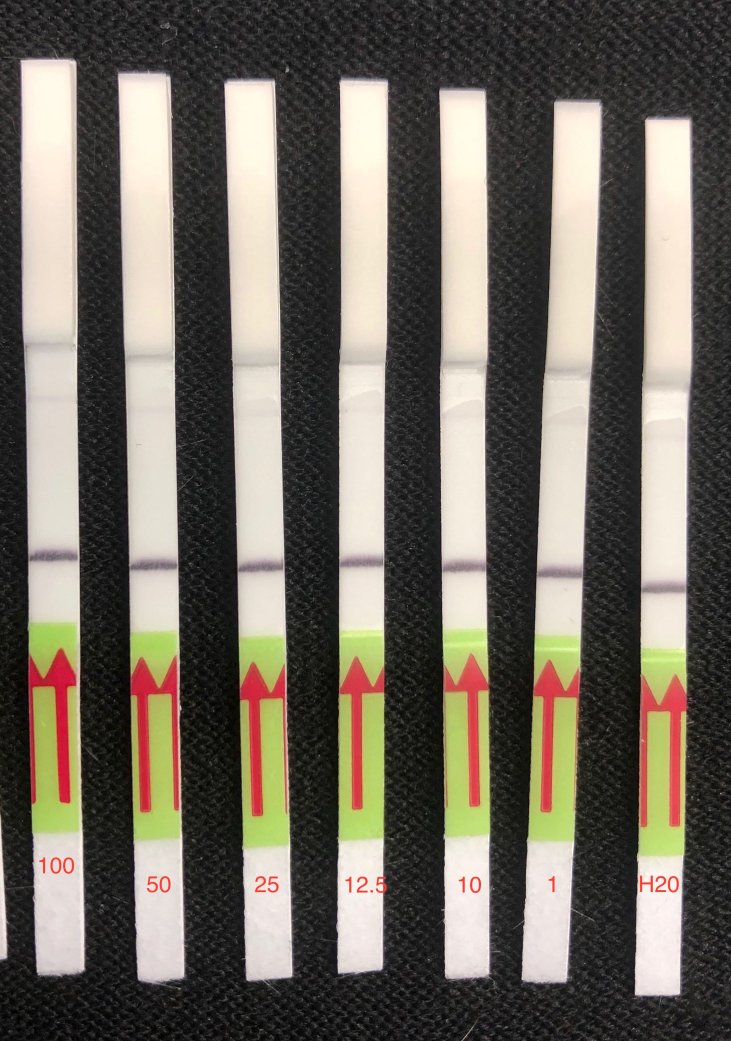
#> input picture notebooks/images/N2_LOD_for_app_2_June202019.JPG, 2193 x 3123 px (shown at 1/3 size)
$ jupyter execute --allow-errors 'Strip Detection and Comparison v8.ipynb'
#> lines starting #> are read from the running program, lines starting #| are printed output that depends on the picture; after the words box and inside, x2 and y2 are one past the last pixel; in counts of white or black regions, pixels touching at a corner belong together
[cell 1]
from __future__ import division
import statistics
import cv2
import imutils
import math
import numpy as np
from matplotlib import pyplot as plt

## Strip Detection & Comparison

This script takes a raw picture of the strips, detects the sensible regions of the strips, and compares all the strips with the right-most which is asummed to be the water control.

LOD tests

[cell 2]
image_files = ['N-II_lod_june20.jpg',
               'NG_LOD.jpg',
               'N2-LOD-Composite-black_background.jpg',
               'N2_LOD_for_app_1_June202019.JPG',
               'N2_LOD_for_app_2_June202019.JPG']
filename = 'images/' + image_files[4]
image = cv2.imread(filename)
#> image is the input picture: shape (3123, 2193, 3); mean B, G, R 94.9, 105, 111.1
image = cv2.GaussianBlur(image, (5,5), 0)

fig, ax = plt.subplots(figsize=(10, 10))
plt.imshow(cv2.cvtColor(image, cv2.COLOR_BGR2RGB))

[cell 3]
# Parameters

# TODO: All of these should normalized as a function of the image resolution and expected size
#  of the strips

# w = image.shape[0]
# h = image.shape[1]

# The maximum and minimum allowed ratios of the sides of the green box
maxGreenBoxRatio = 140.0/528
minGreenBoxRatio = 102.0/578

# The maximum allowed ratio of the sides of the final deteted strip
maxStripBoxRatio = 70/480

# The maximum and minimum allowed ratios of the sides of the box defined by the red arrows
maxRedBoxRatio = 42.0/91
minRedBoxRatio = 14.0/104

# The maximum and minimum allowed ratios of the areas of green boxes and red arrow-bounding boxes
maxRedGreenBoxRatio = 3500.0/4000
minRedGreenBoxRatio = 2000.0/4500
# minRedGreenIntersection = 1000.0/4500

# White box strip ratio
# whiteBoxStripRatio = 160/1700.0

# The Y value above which the top of the strip should be
# maxTopY = int(w * 0.2)

# Minimum intensity for binary thresholding of the top portion of the strips
minStripThreshold = 190

# Sensitive area of the strip
stripWidth = 200
stripHeight = 2000
stripHoldY = 900
# maxPeakAlign = 50

# Percentage of the margins to be removed
marginFraction = 0.2

# # Times the standard deviation of the mean intensity to detect a peak in first pass
# peakSTDScale = 4

# # If true, the threshold for detection is not calculated per sample, we just the detectionTreshold value
# useLowConcentrationTreshold = True

# # Times the standard deviation of the mean intensity to detect a peak in the final normalized data
# peakSTDScaleNorm = 20

# # Detection threshold derived from the low concentration samples
# detectionTreshold = 25

# # The LOD threshold obtained from direct application of Armbuster and Pry
# LODThreshold = 182

# LOD Standard deviation obtained from low concentration samples
LODStandardDeviation = 25
ThresholdFactor = 0.5

# # Default peak position to use when the control does not have a positive band
# defPeakPosition = 360

# # Maximum position for the peak of the control's positive band
# maxControlPeakPos = 390

# Red is at the beginning/end of the hue range, so it covers the [0-15] and the [170, 180]
# (hue in OpenCV varies  between 0 and 180 degrees)
lower_red1 = np.array([0, 50, 50])
upper_red1 = np.array([13, 255, 255])
lower_red2 = np.array([170, 50, 50])
upper_red2 = np.array([180, 255, 255])

# Green is between 20 and 90 (these ranges can be adjusted)
lower_green = np.array([20, 50, 50])
upper_green = np.array([83, 255, 255])

# We can also use a large color range to encapsulate both red and green:
lower_redgreen1 = np.array([0, 50, 50])
upper_redgreen1 = np.array([83, 255, 255])
lower_redgreen2 = np.array([170, 50, 50])
upper_redgreen2 = np.array([180, 255, 255])

[cell 4]
# Some utilities

def makeOrderedBox(rect):
    """
    Return a 4-element tuple representing the corners of a box:
        idx 0 = top left corner
        idx 1 = top right corner
        idx 2 = bottom right corner
        idx 3 = botton left corner
    """
    box0 = cv2.boxPoints(rect)
    box0 = np.int0(box0)

    xval = [pt[0] for pt in box0]
    yval = [pt[1] for pt in box0]

    x0 = np.mean(xval)
    y0 = np.mean(yval)

    angles = []
    for i in range(0, len(box0)):
        xi = box0[i][0]
        yi = box0[i][1]
        x = xi - x0
        y = yi - y0
        a = np.arctan2(y, x)
        val = [a, i]
        angles += [val]

    angles.sort(key=lambda val: val[0], reverse=False)
    box = np.array([box0[val[1]] for val in angles])

    return box

def boxMinX(box):
    return min([pt[0] for pt in box])

def boxMaxX(box):
    return max([pt[0] for pt in box])

def boxMinY(box):
    return min([pt[1] for pt in box])

def boxMaxY(box):
    return max([pt[1] for pt in box])

def boxArea(box):
    x0 = np.mean([pt[0] for pt in box])
    y0 = np.mean([pt[1] for pt in box])
    p0 = np.array([x0, y0])

    area = 0
    n = len(box)
    for i in range(0, n):
        p1 = box[i]
        if i < n - 1:
            p2 = box[i + 1]
        else:
            p2 = box[0]

        # Heron's Formula
        a = np.linalg.norm(p1-p0)
        b = np.linalg.norm(p2-p0)
        c = np.linalg.norm(p1-p2)
        s = (a + b + c) / 2
        triarea = np.sqrt(s * (s - a) * (s - b) * (s - c))

        area += triarea

    return area

def rectArea(rect):
    return rect[1][0]*rect[1][1]

# [36 lines left out: functions pointDistance, boxesIntersection, applyClahetoRGB, not called in this run]

[cell 5]
# Processing Step 1: detecting the colored area in the strips
image = cv2.imread(filename)
image = cv2.GaussianBlur(image, (5,5), 0)
# [8 lines of commented-out code are left out]
hsv = cv2.cvtColor(image, cv2.COLOR_BGR2HSV)
#> hsv: shape (3123, 2193, 3); mean H, S, V 35.4, 31.2, 112.5

# These strips have red arrows on a green background, so we define two masks, one for red and the other for green

red_mask1 = cv2.inRange(hsv, lower_red1, upper_red1)
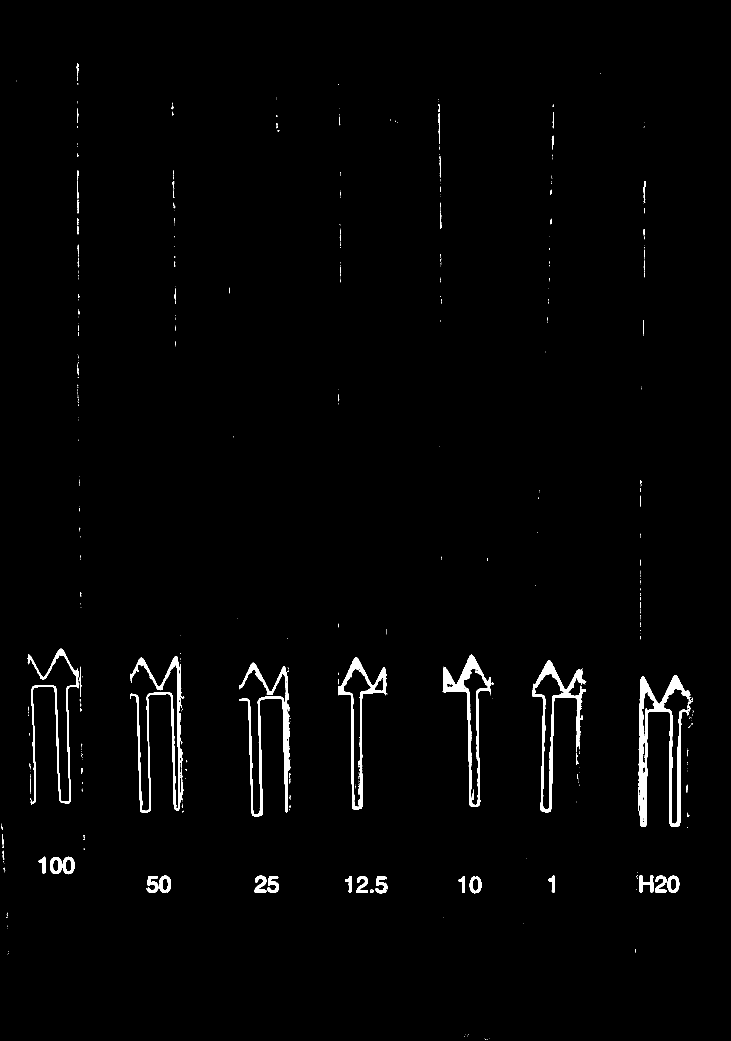
#> red_mask1: shape (3123, 2193) (shown at 1/3 size); 1.4% white; 565 white regions (477 under 20 px), largest, box (x1, y1, x2, y2) and area: (1914, 2026, 2076, 2481) 18404, (717, 1988, 873, 2449) 11806, (390, 1968, 549, 2438) 11561
red_mask2 = cv2.inRange(hsv, lower_red2, upper_red2)
#> red_mask2: shape (3123, 2193); 1.5% white; 184 white regions (166 under 20 px), largest, box (x1, y1, x2, y2) and area: (83, 1962, 230, 2406) 21965, (389, 1994, 536, 2433) 19483, (717, 2010, 858, 2443) 14471

kernel = np.ones((2,2),np.uint8)
red_mask = red_mask1 + red_mask2
#> red_mask: shape (3123, 2193); 2.9% white; 567 white regions (482 under 20 px), largest, box (x1, y1, x2, y2) and area: (389, 1968, 549, 2438) 31048, (1914, 2026, 2076, 2481) 30260, (83, 1946, 237, 2415) 29285
green_mask = cv2.inRange(hsv, lower_green, upper_green)
#> green_mask: shape (3123, 2193); 6.5% white; 278 white regions (229 under 20 px), largest, box (x1, y1, x2, y2) and area: (1011, 2080, 1167, 2524) 50851, (1328, 2074, 1484, 2513) 50168, (1580, 2091, 1738, 2526) 46803
redgreen_mask1 = cv2.inRange(hsv, lower_redgreen1, upper_redgreen1)
#> redgreen_mask1: shape (3123, 2193); 8.4% white; 546 white regions (431 under 20 px), largest, box (x1, y1, x2, y2) and area: (1325, 1883, 1486, 2513) 80716, (1580, 1897, 1766, 2526) 80057, (1910, 1806, 2085, 2571) 79998
redgreen_mask2 = cv2.inRange(hsv, lower_redgreen2, upper_redgreen2)
mask = redgreen_mask1 + redgreen_mask2
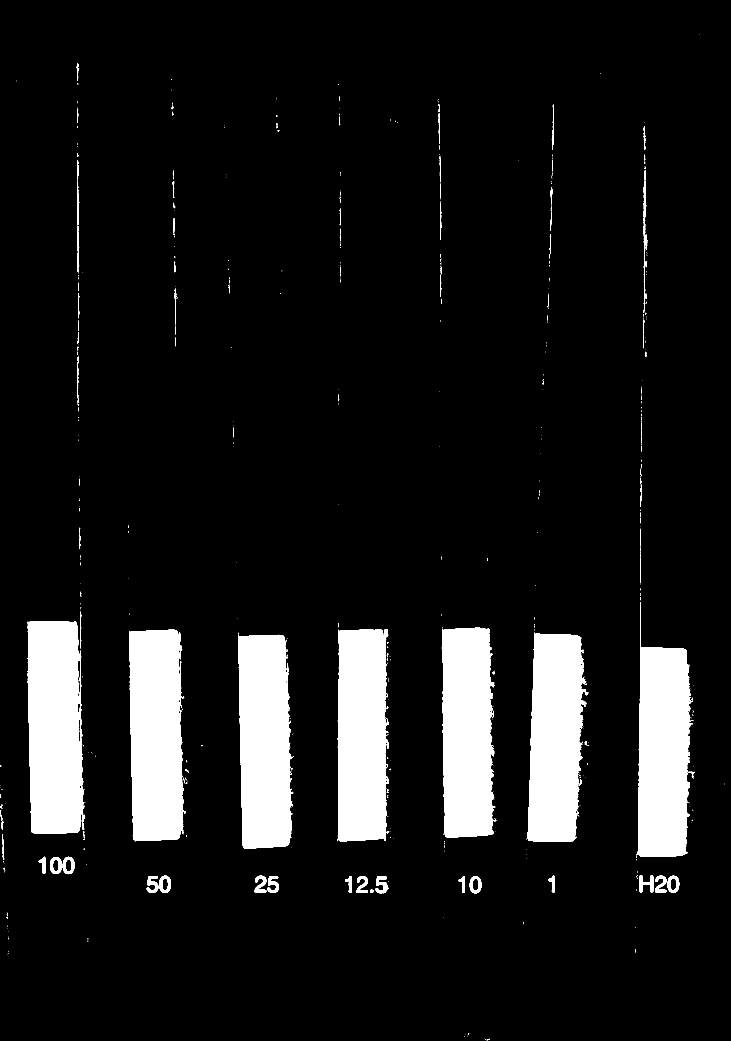
#> mask: shape (3123, 2193) (shown at 1/3 size); 9.8% white; 548 white regions (436 under 20 px), largest, box (x1, y1, x2, y2) and area: (82, 1863, 254, 2502) 97791, (388, 1889, 552, 2524) 93844, (714, 1904, 881, 2546) 92697

fig, ax = plt.subplots(figsize=(10, 10))
plt.imshow(cv2.cvtColor(mask, cv2.COLOR_GRAY2RGB))

[cell 6]
# Processing Step 2a: determining the bounding boxes for the red arrows.
# Because the red hue seems to be well-conserved between images,
# we have a high confidence of putting a box around all the red arrows.

cnts = cv2.findContours(red_mask, cv2.RETR_EXTERNAL, cv2.CHAIN_APPROX_SIMPLE)
#> cnts = 567 contours, 515 with area under 20; largest, box (x1, y1, x2, y2) and area: (389, 1968, 549, 2438) 30010, (1914, 2026, 2076, 2481) 29338, (83, 1946, 237, 2415) 28332, (717, 1988, 873, 2449) 25462, (1597, 1980, 1759, 2437) 21874
cnts = imutils.grab_contours(cnts)

# Create a copy of the original image to draw the bounding boxes on
tmp = image.copy()

red_boxes = []
red_rectangles = []
for c in cnts:
    M = cv2.moments(c)
    if M["m00"] == 0: continue

    rect = cv2.minAreaRect(c)
    box = makeOrderedBox(rect)

    # rect is a tuple with the following details:
    #    ( top-left corner(x,y),  (width,height),  angle of rotation )
    # As such, we can easily get the ratio of the sides of the detected boxes; note
    # that because for our purpose the sides are categorized into width and height
    # arbitrarily, we take the ratio of the sides as the lesser ratio:
    redBoxRatio = min(rect[1][0]/rect[1][1], rect[1][1]/rect[1][0])
    if redBoxRatio < minRedBoxRatio or maxRedBoxRatio < redBoxRatio: continue
    red_boxes += [box[0:]]
    red_rectangles += [rect]

    tmp = cv2.drawContours(tmp, [box], 0, (0,0,255), 10)
    tmp = cv2.circle(tmp, (box[0][0], box[0][1]), 3, (255,0,0), -1)
#> this loop made 567 passes
#> c on passes 1, 2, 4: [[1461, 3119], [1462, 3119]], [[1468, 3116]], [[1403, 3108]]
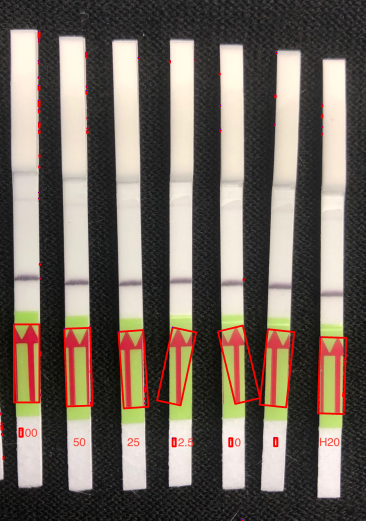
#> tmp: shape (3123, 2193, 3) (shown at 1/6 size); mean B, G, R 93.8, 103.3, 113.5
#> after the loop, red_boxes = 79 items; red_rectangles = 79 items

fig, ax = plt.subplots(figsize=(10, 10))
plt.imshow(cv2.cvtColor(tmp, cv2.COLOR_BGR2RGB))

[cell 7]
# Processing Step 2b: finding green box candidates
# Stage 1:
#     Given a masked version of the image which includes red to green hues,
#     find all green contours
# Stage 2:
#     Declare a green contour to be a green_rect_candidate to be further
#     analyzed if the ratio of the sides of the contour are similar to that
#     observed in the Sherlock strips.

cnts = cv2.findContours(mask, cv2.RETR_EXTERNAL, cv2.CHAIN_APPROX_SIMPLE)
#> cnts = 547 contours, 476 with area under 20; largest, box (x1, y1, x2, y2) and area: (82, 1863, 254, 2502) 98017, (388, 1889, 552, 2524) 93126, (714, 1904, 881, 2546) 91963, (1910, 1806, 2085, 2571) 90896, (1580, 1897, 1766, 2526) 90466
cnts = imutils.grab_contours(cnts)

# Create a copy of the original image to draw the bounding boxes on
tmp = image.copy()

green_box_candidates = []
green_rect_candidates = []
for c in cnts:
    M = cv2.moments(c)
    if M["m00"] == 0: continue

    rect = cv2.minAreaRect(c)
    box = makeOrderedBox(rect)

    # rect is a tuple with the following details:
    #    ( (x,y) of middle of top side of rect,  (width,height),  angle of rotation )
    # As such, we can easily get the ratio of the sides of the detected boxes; note
    # that because for our purpose the sides are categorized into width and height
    # arbitrarily, we take the ratio of the sides as the lesser ratio:
    greenBoxRatio = min(rect[1][0]/rect[1][1], rect[1][1]/rect[1][0])
    if greenBoxRatio < minGreenBoxRatio or maxGreenBoxRatio < greenBoxRatio: continue

    area = boxArea(box)
    green_box_candidates += [box[0:]]
    green_rect_candidates += [rect]

    tmp = cv2.drawContours(tmp, [box], 0, (0,0,255), 10)
    tmp = cv2.circle(tmp, (box[0][0], box[0][1]), 20, (255,0,0), -1)
#> this loop made 547 passes
#> c on passes 3 to 5: [[1403, 3108]], [[1394, 3108], [1393, 3109]], [[1397, 3104]]
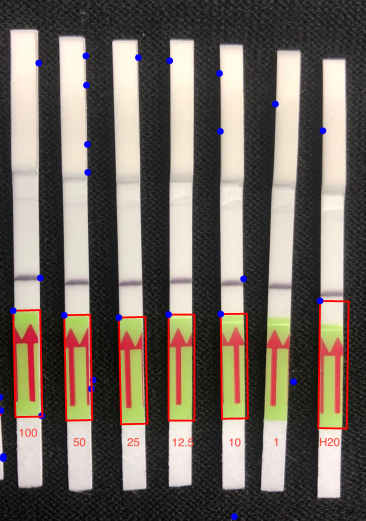
#> tmp: shape (3123, 2193, 3) (shown at 1/6 size); mean B, G, R 94.7, 103.5, 113.4
#> after the loop, green_box_candidates = 28 items; green_rect_candidates = 28 items

fig, ax = plt.subplots(figsize=(10, 10))
plt.imshow(cv2.cvtColor(tmp, cv2.COLOR_BGR2RGB))

[cell 8]
# Processing Step 2c: filter the green_box_candidates based on size (imputed from
# the red box areas) and shape (ratio of lengths of the sides).
# Stage 1:
#     Mark all candidate green boxes which are within a particular size range
#     of a red box. Because we can put bounding boxes around red arrows with a
#     high confidence, and there is little-to-no red hue in the source image
#     excluding the red arrows, we can impute that the largest of these marked
#     are the green boxes around the arrows (the contrary would suggest a large
#     green spot in the source image, or some severe hue errors)
# Stage 2:
#     Sort the marked boxes by size; chose the second largest marked box as a
#     representative green box
# Stage 3:
#     Filter out marked green boxes which are not a similar size as the
#     representative green box.
#
#

green_boxes = {}
green_rects = {}
for i, red_box in enumerate(red_boxes):
    red_box_area = boxArea(red_box)*1.0
    for j, green_box in enumerate(green_box_candidates):
        green_box_area = boxArea(green_box)*1.0
        redGreenBoxRatio = red_box_area/green_box_area
        if minRedGreenBoxRatio < redGreenBoxRatio < maxRedGreenBoxRatio:
            # now check for intersections:
            green_boxes[j] = True
            green_rects[j] = True
#> this loop made 79 passes
#> red_box on passes 2 to 8: [[19, 2751], [20, 2750], [21, 2756], [20, 2756]], [[22, 2746], [22, 2746], [21, 2748], [20, 2747]], [[20, 2738], [21, 2738], [21, 2743], [20, 2743]], [[1375, 2629], [1394, 2629], [1394, 2678], [1375, 2678]], [[1035, 2629], [1054, 2629], [1054, 2678], [1035, 2678]], [[1644, 2627], [1664, 2627], [1664, 2677], [1644, 2677]], [[10, 2603], [12, 2602], [14, 2610], [11, 2610]]

green_boxes = [green_box_candidates[j] for j in green_boxes]
green_rects = [green_rect_candidates[j] for j in green_rects]
green_boxes.sort(key = lambda box : boxArea(box), reverse=True)
green_rects.sort(key = lambda rect : rectArea(rect), reverse=True)

if len(green_rects) < 2:
    raise Exception('Not enough strips')
#> (the rest of this cell did not finish here and is left out)

[cell 9]
# Processing Step 3: binary thresholding of the entire image to extract the top part of the strips
ret, thresh = cv2.threshold(image, minStripThreshold, 255, cv2.THRESH_BINARY)

fig, ax = plt.subplots(figsize=(10, 10))
plt.imshow(cv2.cvtColor(thresh, cv2.COLOR_BGR2RGB))

[cell 10]
# Processing Step 4: detect boundary boxes for the top of the strips

grayscale = cv2.cvtColor(thresh, cv2.COLOR_BGR2GRAY)
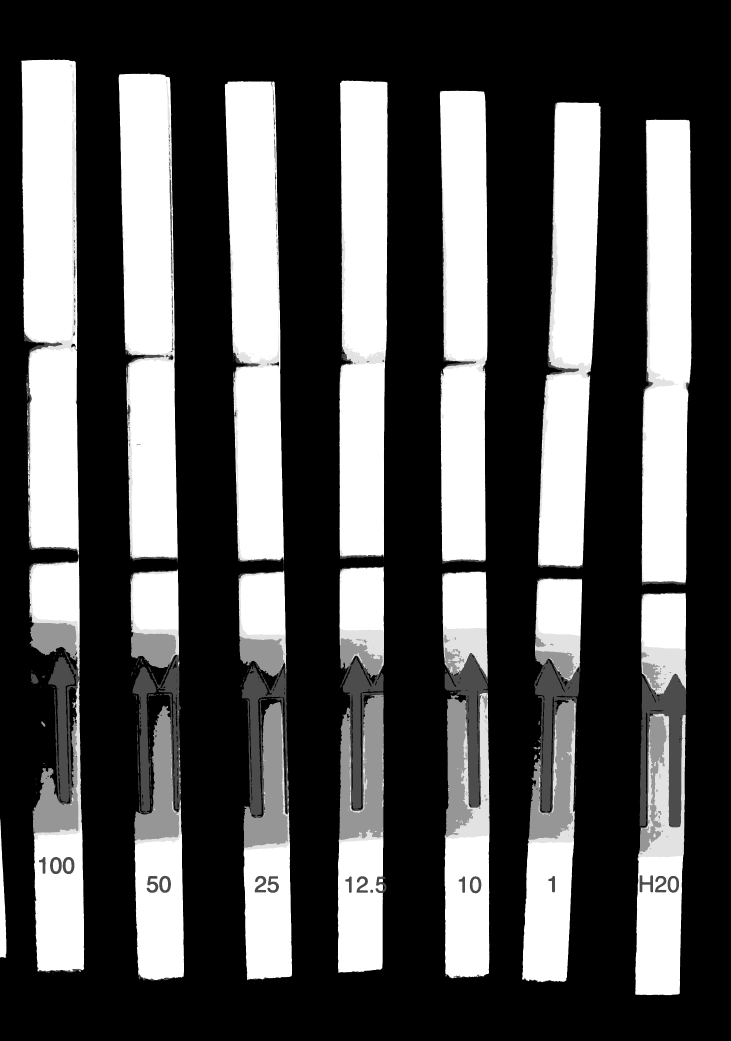
#> grayscale: shape (3123, 2193) (shown at 1/3 size); min 0, max 255, mean 82.2
cnts = cv2.findContours(grayscale, cv2.RETR_EXTERNAL, cv2.CHAIN_APPROX_SIMPLE)
cnts = imutils.grab_contours(cnts)

# Create a copy of the original image to draw the bounding boxes on
tmp = image.copy()

# Minimum area of the top strip boxes
#> (the rest of this cell did not finish here and is left out)

[cell 11]
# In some cases, the strip signal is so strong that a continuous box gets split up into two boxes.
# We fix this by merging two boxes if the bottom left and top left corners of the respective boxes,
# and the  right and top right corners of the respective boxes are within a threshold distance of
# # each other.
top_boxes = []
#> (the rest of this cell did not finish here and is left out)

[cell 12]
# From:
# https://www.cs.hmc.edu/ACM/lectures/intersections.html

# [74 lines left out: functions intersectLines, line, intersection, not called in this run]

[cell 13]
# Processing Step 5: construct the boxes that enclose the sensitive strip area

# First, order the top boxes from left to right
top_boxes.sort(key=lambda box: box[0][0], reverse=False)
# Find the red boxes which bound arrows, and then
# order them left to right
red_boxes.sort(key=lambda box: boxArea(box), reverse=True)
red_boxes = red_boxes[0:len(top_boxes)]
red_boxes.sort(key=lambda box: box[0][0], reverse=False)

# Create a copy of the original image to draw the bounding boxes on
tmp = image.copy()

num_boxes = len(top_boxes)

strip_boxes = []

for i in range(0, num_boxes):
    tbox = top_boxes[i]
    rbox = red_boxes[i]

    # [5 lines of commented-out code are left out]

    tp0, tp1, tp2, tp3 = tbox[3], tbox[0], tbox[1], tbox[2]
    rp0, rp1, rp2, rp3 = rbox[3], rbox[0], rbox[1], rbox[2]

    # The intersection of the lines defining the sides of the strip (tp1-tp0 and tp2-tp3)
    # with the bottom edge of the red box defines the bottom corners of the area of interest
    res1 = intersection(line(tp1, tp0), line(rp0, rp3))
    res2 = intersection(line(tp2, tp3), line(rp0, rp3))

    assert(res1 != False and res2 != False), "Top and center boxes are not intersecting"

    p1 = np.array([int(round(res1[0])), int(round(res1[1]))])
    p2 = np.array([int(round(res2[0])), int(round(res2[1]))])

    sbox = np.array([p1, tp1, tp2, p2])
# #     sbox = np.array([cp1, tp1, tp2, cp2])

    strip_boxes += [sbox]
    tmp = cv2.drawContours(tmp, [sbox], 0, (0, 0, 255), 5)

fig, ax = plt.subplots(figsize=(10, 10))
plt.imshow(cv2.cvtColor(tmp, cv2.COLOR_BGR2RGB))
